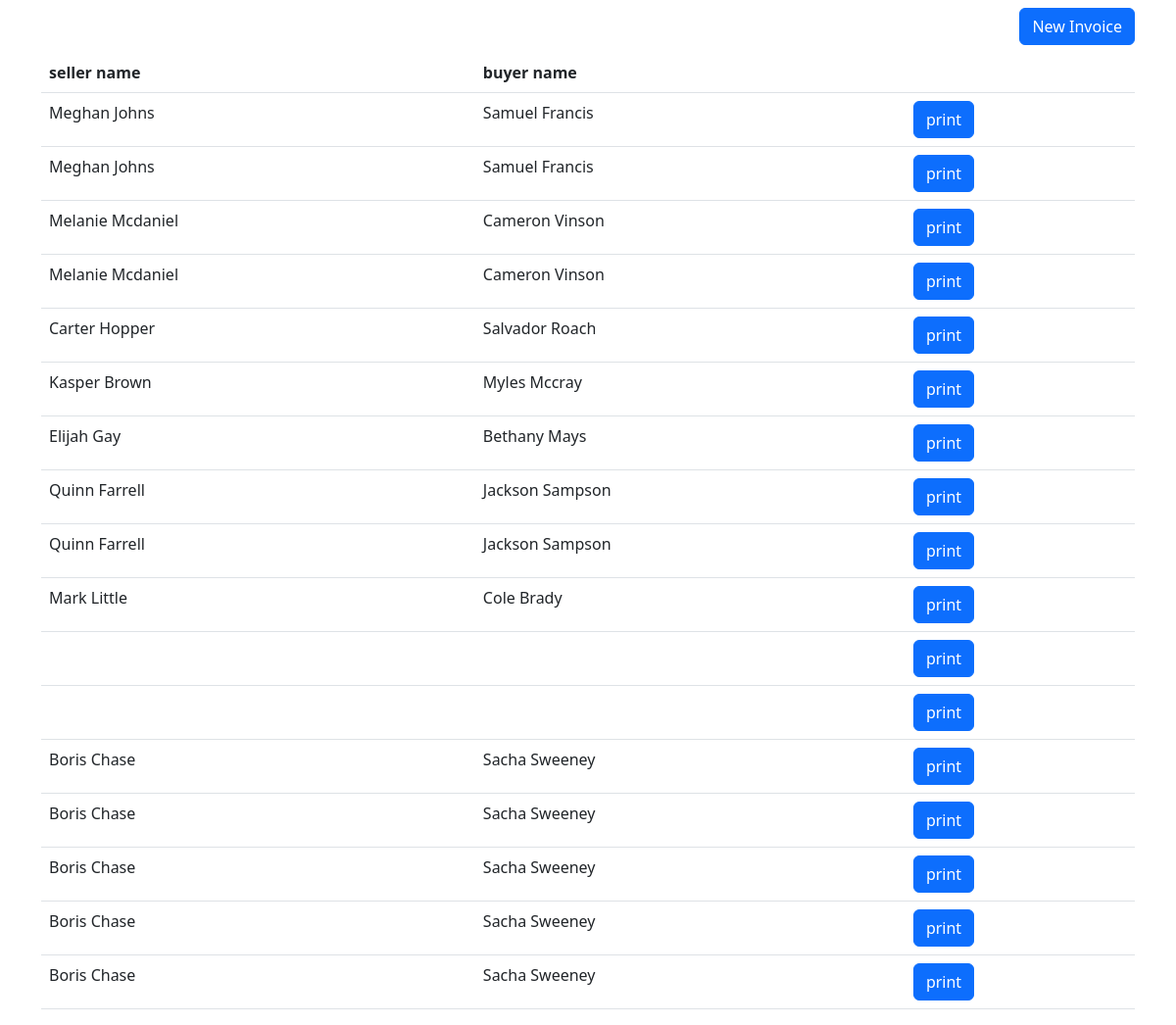
The page / on the database its author committed.
### invoice/models.py (models this page shows)
class Invoice(models.Model):
    seller_name = models.CharField(max_length=255)
    seller_phone = models.CharField(max_length=255)
    seller_address = models.CharField(max_length=255)
    buyer_name = models.CharField(max_length=255)
    buyer_phone = models.CharField(max_length=255)
    buyer_address = models.CharField(max_length=255)
    invoice_date = models.DateTimeField()

### invoice/views.py (the view)
# urls.py: path('', views.index, name="home"),
def index(request):
    invoices = Invoice.objects.all()
    return render(request,'invoice/index.html',  {'invoices':invoices})

### invoice/templates/invoice/index.html (shortened to what this page needs)
<!DOCTYPE html>
{% load static %}
<html lang="en">
<head>
    <link rel="stylesheet" type="text/css" href="{% static 'invoice/css/all.min.css' %}">
    <link rel="stylesheet" type="text/css" href="{% static 'invoice/css/bootstrap.min.css' %}">
</head>
<body>
    <div class="container">
        <div class="text-end"><a href="/create" class="my-2 btn btn-primary">New Invoice</a></div>
        <table class="table">
            <thead>
                <th>seller name</th>
                <th>buyer name</th>
                <th></th>
            </thead>
            <tbody>
                {% for invoice in invoices %}
                <tr>
                    <td>{{invoice.seller_name}}</td>
                    <td>{{invoice.buyer_name}}</td>
                    <td><a href="/print/{{invoice.id}}" class="btn btn-primary">print</button></td>
                </tr>
                {% endfor %}
            </tbody>
        </table>
    </div>
</body>
</html>

### rows shown on the page
Invoice: seller_name "Meghan Johns", buyer_name "Samuel Francis"
Invoice: seller_name "Meghan Johns", buyer_name "Samuel Francis"
Invoice: seller_name "Melanie Mcdaniel", buyer_name "Cameron Vinson"
Invoice: seller_name "Melanie Mcdaniel", buyer_name "Cameron Vinson"
Invoice: seller_name "Carter Hopper", buyer_name "Salvador Roach"
Invoice: seller_name "Kasper Brown", buyer_name "Myles Mccray"
Invoice: seller_name "Elijah Gay", buyer_name "Bethany Mays"
Invoice: seller_name "Quinn Farrell", buyer_name "Jackson Sampson"
Invoice: seller_name "Quinn Farrell", buyer_name "Jackson Sampson"
Invoice: seller_name "Mark Little", buyer_name "Cole Brady"
Invoice: seller_name "Boris Chase", buyer_name "Sacha Sweeney"
Invoice: seller_name "Boris Chase", buyer_name "Sacha Sweeney"
Invoice: seller_name "Boris Chase", buyer_name "Sacha Sweeney"
Invoice: seller_name "Boris Chase", buyer_name "Sacha Sweeney"
Invoice: seller_name "Boris Chase", buyer_name "Sacha Sweeney"
